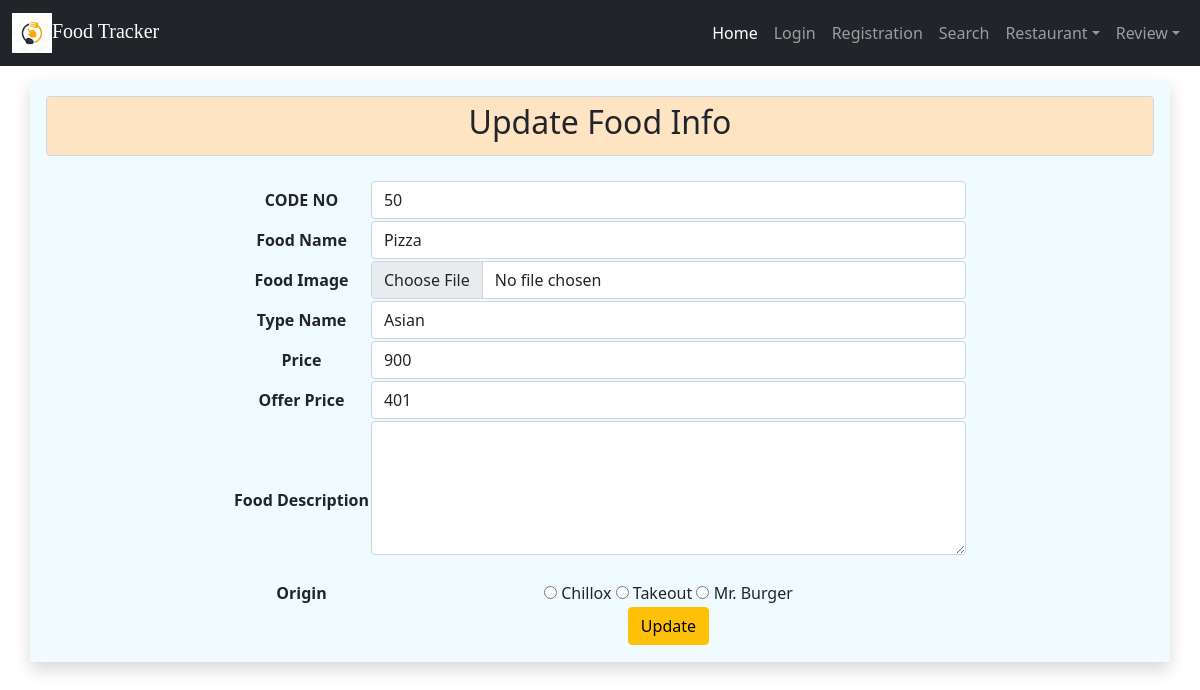
The app's page /update_product.php?store=chillox&&update=17 with its own data.
### tables this page shows
CREATE TABLE `Chillox` (
  `id` int(11) NOT NULL,
  `code_no` varchar(255) NOT NULL,
  `food_name` varchar(250) NOT NULL,
  `image_name` varchar(255) NOT NULL,
  `typ_name` varchar(250) NOT NULL,
  `food_desc` varchar(255) NOT NULL,
  `price` float NOT NULL,
  `offer_price` float NOT NULL,
  `origin` varchar(250) NOT NULL
);

### update_product.php (the view, shortened to what this page needs)
<?php
include('include/nav_bar.php');
$conn = mysqli_connect("localhost", "root", "", "foods");
if (isset($_GET['update'])) {
    $id = $_GET['update'];
    $store = $_GET['store'];
    if ($store == 'chillox') {
        $sql = "SELECT * FROM chillox WHERE id={$id}";
    } elseif ($store == 'Mr. Burger') {
        $sql = "SELECT * FROM Mr_Burger WHERE id={$id}";
    } else {
        $sql = "SELECT * FROM takeout WHERE id={$id}";
    }
    $update_data = mysqli_query($conn, $sql);
    while ($row = mysqli_fetch_assoc($update_data)) {
        $code_no = $row['code_no'];
        $food_name = $row['food_name'];
        $image_name = $row['image_name'];
        $typ_name = $row['typ_name'];
        $food_desc = $row['food_desc'];
        $price = $row['price'];
        $offer_price = $row['offer_price'];
?>
        <!DOCTYPE html>
        <html lang="en">
        <head>
            <link rel="stylesheet" href="css/bootstrap.min.css">
            <link rel="stylesheet" href="style.css">
        </head>
        <body>
            <div class="container shadow p-3" style="margin-top: 80px;">
                <div class="form-control" style="background-color:rgb(255,228,196);">
                    <h2>
                        Update Food Info <br>
                    </h2>
                </div><br>
                <form action="" method="POST" enctype="multipart/form-data" class="d-flex justify-content-around">
                    <table>
                        <tr>
                            <th>
                                <label class="label">CODE NO</label>
                            </th>
                            <td>
                                <input type=" text" name="code_no" value="<?php echo $code_no; ?>" class="form-control" required>
                            </td>
                        </tr>
                        <tr>
                            <th>
                                <label class="label">Food Name</label>
                            </th>
                            <td>
                                <input type="text" name="food_name" value="<?php echo $food_name; ?>" class="form-control" required>
                            </td>
                        </tr>
                        <tr>
                            <th>
                                <label class="label">Food Image</label>
                            </th>
                            <td>
                                <input type="file" name="files" value="<?php echo $image_name; ?>" class="form-control" required>
                            </td>
                        </tr>
                        <tr>
                            <th>
                                <label class="label">Type Name</label>
                            </th>
                            <td>
                                <input type="text" name="typ_name" value="<?php echo $typ_name; ?>" class="form-control" required>
                            </td>
                        </tr>
                        <tr>
                            <th>
                                <label class="label">Price</label>
                            </th>
                            <td>
                                <input type="number" name="price" value="<?php echo $price; ?>" class="form-control" required>
                            </td>
                        </tr>
                        <tr>
                            <th>
                                <label class="label">Offer Price</label>
                            </th>
                            <td>
                                <input type="number" name="offer_price" value="<?php echo $offer_price; ?>" class="form-control" required>
                            </td>
                        </tr>
                        <tr>
                            <th>
                                <label class="label">Food Description</label>
                            </th>
                            <td>
                                <textarea name="food_desc" cols="60" rows="5" value="<?php echo $food_desc; ?>" class="form-control" required></textarea><br>
                            </td>
                        </tr>
                        <tr>
                            <th>
                                <label class="label">Origin</label>
                            </th>
                            <td>
                                <input type="radio" value="chillox" name="origin" class="form-radio-input" required>
                                <label>Chillox</label>
                                <input type="radio" value="takeout" name="origin" class="form-radio-input" required>
                                <label>Takeout</label>
                                <input type="radio" value="Mr_Burger" name="origin" class="form-radio-input" required>
                                <label>Mr. Burger</label>
                            </td>
                        </tr>
                        <tr>
                            <td></td>
                            <td>
                                <input type="submit" value="Update" name="update_btn" class="btn btn-warning">
                            </td>
                        </tr>
                    </table>
                </form>
            </div>
        </body>
        </html>
<?php
    }
}
?>

### style.css (style rules this page uses)
div.container { text-align: center; background-color: rgba(20, 189, 245, 0.062); }

### records on screen
chillox: code_no "50", food_name "Pizza", typ_name "Asian", price "900", offer_price "401"
